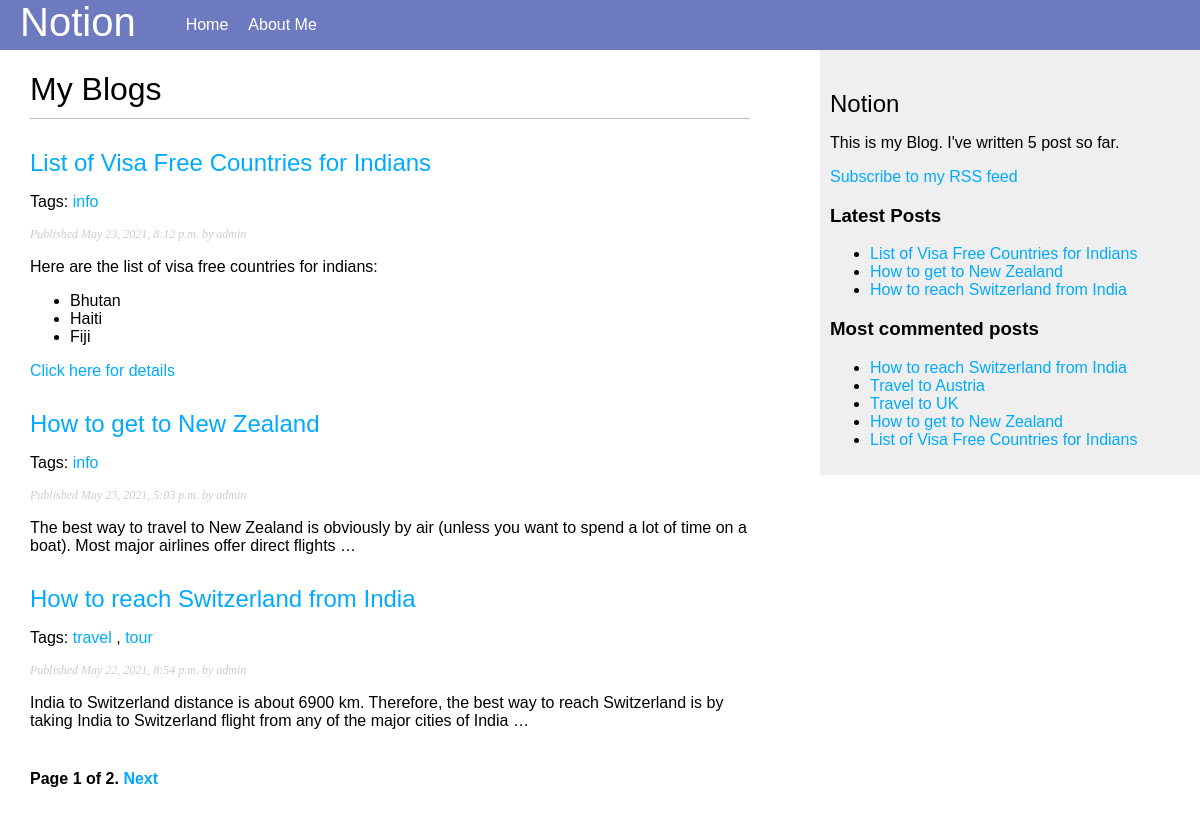
Screenshot of /blog/ with the database file from the repository.
### blog/models.py (models this page shows, shortened)
class Post(models.Model):
    STATUS_CHOICES = (
        ('draft','Draft'),
        ('published', 'Published'),
    )
    title = models.CharField(max_length=250)
    slug = models.SlugField(max_length=250, unique_for_date='publish')
    author = models.ForeignKey(User, related_name='blog_posts', on_delete=models.CASCADE)
    body = models.TextField()
    publish = models.DateTimeField(default=timezone.now)
    created = models.DateTimeField(auto_now_add=True)
    updated = models.DateTimeField(auto_now=True)
    status = models.CharField(max_length=10, choices=STATUS_CHOICES, default='draft')
    tags = TaggableManager()
    objects = models.Manager()
    published = PublishedManager()
    class Meta:
        ordering = ('-publish',)
    def get_absolute_url(self):
        return reverse('blog:post_detail', args=[self.publish.year, self.publish.month, self.publish.day, self.slug])

### blog/views.py (the view)
# urls.py: path('', views.post_list, name='post_list'),
def post_list(request, tag_slug=None):
    object_list = Post.published.all()
    tag = None
    if tag_slug:
        tag = get_object_or_404(Tag, slug=tag_slug)
        object_list = object_list.filter(tags__in =[tag])
    paginator = Paginator(object_list, 3)
    page = request.GET.get('page')
    try:
        posts = paginator.page(page)
    except PageNotAnInteger:
        posts = paginator.page(1)
    except EmptyPage:
        posts = paginator.page(paginator.num_pages)
    return render(request, 'blog/post/list.html', {'posts': posts, 'page': page, 'tag':tag})

### blog/models.py (called while the page is built)
    def get_queryset(self):
        return super(PublishedManager, self).get_queryset().filter(status = 'published')

### blog/templatetags/blog_tags.py (called while the page is built)
@register.simple_tag
def total_posts():
    return Post.published.count()

@register.inclusion_tag('blog/post/latest_posts.html')
def show_latest_posts(count):
    latest_posts = Post.published.order_by('-publish')[:count]
    return {'latest_posts': latest_posts}

@register.simple_tag
def get_most_commented_posts(count=5):
    return Post.published.annotate( total_comments=Count('comments')).order_by('-total_comments')[:count]

@register.filter(name='markdown')
def markdown_format(text):
    return mark_safe(markdown.markdown(text))

### blog/templates/blog/post/list.html (shortened to what this page needs)
{% extends 'blog/base.html' %}
{% load blog_tags %}
{% block content %}
    <h1>My Blogs</h1>
    {% for post in posts %}
        <h2>
            <a href="{{ post.get_absolute_url }}">
                {{ post.title }}
            </a>
        </h2>
        <p class='tags'>
            Tags:
            {% for tag in post.tags.all %}
            <a href="{% url 'blog:post_list_by_tag' tag_slug=tag.slug %}">{{ tag.name }}</a>
            {% if not forloop.last %}, {% endif %}
            {% endfor %}
        </p>
        <p class='date'>
            Published {{ post.publish }} by {{ post.author }}
        </p>
        {{ post.body|markdown|truncatewords_html:30 }}
    {% endfor %}
    {% include 'pagination.html' with page=posts%}
{% endblock %}

### blog/templates/blog/base.html (shortened to what this page needs)
{% load blog_tags %}
{% load static %}
<!DOCTYPE html>
<html lang="en">
<head>
    <link rel="stylesheet" href="{% static 'css/blog.css' %}">
</head>
<body>
    <div class="header">
        <a href="{% url 'blog:post_list' %}">
            <span class='header-icon'>Notion</span>
        </a>
        <ul>
            <li>
                <a href="{% url 'blog:post_list' %}">
                    <span class='header-items'>Home</span>
                </a>
            </li>
            <li>
                <a href="{% url 'blog:post_list' %}">
                    <span class='header-items'>About Me</span>
                </a>
            </li>
        </ul>
    </div>
    <div id='content'>
        {% block content %}
        {% endblock %}
    </div>
    <div id="sidebar">
        <h2>Notion</h2>
        <p>This is my Blog. I've written {% total_posts %} post so far.</p>
        <p>
            <a href="{% url 'blog:post_feed' %}">Subscribe to my RSS feed</a>
        </p>
        <h3>
            Latest Posts
        </h3>
        {% show_latest_posts 3 %}
        <h3>Most commented posts</h3>
        {% get_most_commented_posts as most_commented_posts %}
        <ul>
            {% for post in most_commented_posts %}
            <li>
                <a href="{{ post.get_absolute_url }}">{{ post.title }}</a>
            </li>
            {% endfor %}
        </ul>
    </div>
</body>
</html>

### blog/templates/pagination.html (shortened to what this page needs)
<div class="pagination">
    <span class="step-links">
        <span class="current">
            Page {{ page.number }} of {{ page.paginator.num_pages }}.
        </span>
        {% if page.has_next %}
        <a href="?page={{page.next_page_number}}">Next</a>
        {% endif %}
    </span>
</div>

### blog/templates/blog/post/latest_posts.html
<ul>
    {% for post in latest_posts %}
        <li>
            <a href="{{ post.get_absolute_url }}">{{ post.title }}</a>
        </li>
    {% endfor %}
</ul>

### blog/static/css/blog.css (style rules this page uses)
body { margin: 0; padding: 0; font-family: Arial, "Helvetica Neue", Helvetica, sans-serif; }
.header { height: 100%; width: 100%; float: left; background: #6e7ac0; display: flex; justify-self: start; }
.header-icon { font-size: 40px; color: #fff; padding: 0 0 0 20px; }
.header ul { display: flex; justify-self: start; }
.header ul li { list-style: none; margin: 0 10px; }
.header-items { color: #fff; }
a { color: #00abff; text-decoration: none; }
h1 { font-weight: normal; border-bottom: 1px solid #bbb; padding: 0 0 10px 0; }
h2 { font-weight: normal; margin: 30px 0 0; }
#content { float: left; width: 60%; padding: 0 0 0 30px; }
#sidebar { float: right; width: 30%; background: #efefef; height: 100%; padding: 10px; }
p.date { color: #ccc; font-family: Georgia, 'Times New Roman', Times, serif; font-size: 12px; font-style: italic; }
.pagination { margin: 40px 0; font-weight: bold; }

### rows the page displays
Post: title "List of Visa Free Countries for Indians", publish "May 23, 2021, 8:12 p.m.", author "admin", body "Here are the list of visa free countries for indians: Bhutan Haiti Fiji Click here for details"
Tag: name "info"
Post: title "How to get to New Zealand", publish "May 23, 2021, 5:03 p.m.", author "admin", body "The best way to travel to New Zealand is obviously by air (unless you want to spend a lot of time on a boat). Most major airlines offer direct flights …"
Post: title "How to reach Switzerland from India", publish "May 22, 2021, 8:54 p.m.", author "admin", body "India to Switzerland distance is about 6900 km. Therefore, the best way to reach Switzerland is by taking India to Switzerland flight from any of the major cities of India …"
Tag: name "travel"
Tag: name "tour"
Post: title "Travel to Austria"
Post: title "Travel to UK"

### other values shown
{{ page.number }} "1"
{{ page.paginator.num_pages }} "2"
